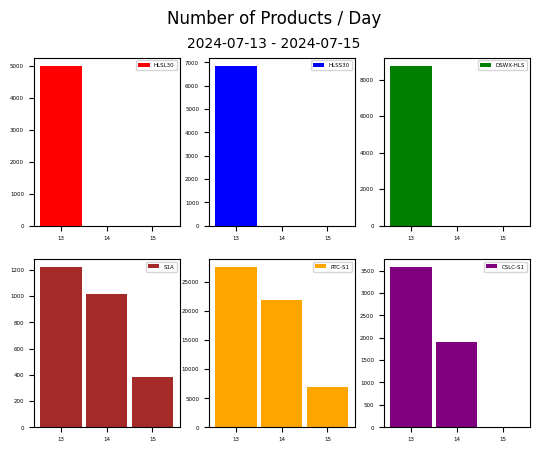

Generate this figure with Python:
"""
Script that queries CMR for number of granules generated each of the last N days,
for each product
"""

from datetime import date, timedelta
import logging

from cmr import GranuleQuery
import matplotlib.pyplot as plt
logging.basicConfig(level=logging.INFO)

NUM_DAYS = 3
COLLECTIONS = ["HLSL30", "HLSS30", "OPERA_L3_DSWX-HLS_V1",
               "SENTINEL-1A_SLC", "OPERA_L2_RTC-S1_V1", "OPERA_L2_CSLC-S1_V1"]
LABELS = ["HLSL30", "HLSS30", "DSWX-HLS",
          "S1A", "RTC-S1", "CSLC-S1"]
COLORS = ["red", "blue", "green", "brown", "orange", "purple"]

today = date.today()
dates_list: list[date] = [today - timedelta(days=day) for day in range(NUM_DAYS)]
dates_list.reverse()

logging.info(dates_list)

# configure plotting
plt.rcParams["font.size"] = 4
plt.rcParams["figure.titlesize"] = 10
fig, ax = plt.subplots(2,  3)
fig.suptitle('Number of Products / Day', fontsize=12)
fig.text(0.5, 0.9, f"{dates_list[0]} - {dates_list[NUM_DAYS-1]}",
         horizontalalignment="center", fontsize=10)

# loop over collections11
for ic, collection in enumerate(COLLECTIONS):

    # loop over days
    products = [0] * NUM_DAYS
    for i in range(NUM_DAYS):
        start_datetime = dates_list[i]
        stop_datetime = start_datetime + timedelta(days=1)
        logging.info(f"\tDay: {start_datetime}")

        # query CMR for 1 day of standard products
        api = GranuleQuery()
        api.short_name(collection)
        api.temporal(start_datetime, stop_datetime)
        num_products = api.hits()
        logging.info(f"Collection: {collection} Day: {start_datetime} # of products in CMR: "
                     f"{num_products}")
        products[i] = num_products

    # plot this product
    plt.subplot(2, 3, ic+1)
    plt.bar(dates_list, products, width=0.9,
            tick_label=[x.strftime("%d") for x in dates_list],
            color=COLORS[ic], label=f"{LABELS[ic]}")
    plt.legend(loc="upper right")

plt.savefig('opera_products_daily.png', bbox_inches='tight')
plt.close(fig)
# plt.show()
